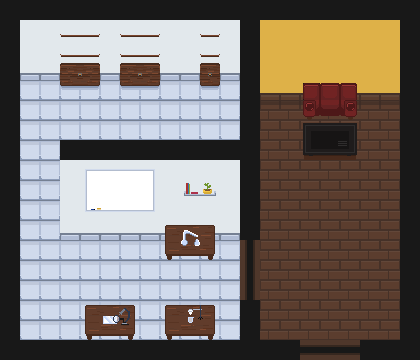

This is a level from a 2D game, rendered from its Tiled map with the project's own tilesets. A one-line summary and the complete map file follow:
An orthogonal 21x18 tile map with 20x20 px tiles, 3 tile layers (Colisiones, Fondo, Interactuables_sprites), 16 tilesets and 10 objects (3x interact, 3x table, chest, chest_3, chest_2, ...).

<map version="1.10" tiledversion="1.11.2" orientation="orthogonal" renderorder="right-down" width="21" height="18" tilewidth="20" tileheight="20" infinite="0" nextlayerid="5" nextobjectid="10">
 <tileset firstgid="1" source="lab_estatico.tsx" />
 <tileset firstgid="5" source="casa_estatico_3.tsx" />
 <tileset firstgid="9" source="casa_2_piso.tsx" />
 <tileset firstgid="13" source="casa_lab.tsx" />
 <tileset firstgid="17" source="lab_estantes.tsx" />
 <tileset firstgid="21" source="lab_pizza.tsx" />
 <tileset firstgid="29" source="lab_pizza_2.tsx" />
 <tileset firstgid="37" source="lab_mes.tsx" />
 <tileset firstgid="45" source="lab_cofres.tsx" />
 <tileset firstgid="49" source="lab_cofres_2.tsx" />
 <tileset firstgid="53" source="lab_estante.tsx" />
 <tileset firstgid="57" source="lab_mesa_filtrado.tsx" />
 <tileset firstgid="65" source="lab_mesa_destilacion.tsx" />
 <tileset firstgid="73" source="lab_mesacombinacion.tsx" />
 <tileset firstgid="81" source="lab_sofa.tsx" />
 <tileset firstgid="89" source="lab_tele.tsx" />
 <layer id="1" name="Colisiones" width="21" height="18">
  <data encoding="csv">
3,3,3,3,3,3,3,3,3,3,3,3,3,3,3,3,3,3,3,3,3,
3,2,2,2,2,2,2,2,2,2,2,2,3,9,9,9,9,9,9,9,3,
3,2,2,2,2,2,2,2,2,2,2,2,3,9,9,9,9,9,9,9,3,
3,4,4,4,4,4,4,4,4,4,4,4,3,9,9,9,9,9,9,9,3,
3,0,0,0,0,0,0,0,0,0,0,0,3,12,12,12,12,12,12,12,3,
3,0,0,0,0,0,0,0,0,0,0,0,3,0,0,0,0,0,0,0,3,
3,0,0,0,0,0,0,0,0,0,0,0,3,0,0,0,0,0,0,0,3,
3,0,0,3,3,3,3,3,3,3,3,3,3,0,0,0,0,0,0,0,3,
3,0,0,2,2,2,2,2,2,2,2,2,3,0,0,0,0,0,0,0,3,
3,0,0,2,2,2,2,2,2,2,2,2,3,0,0,0,0,0,0,0,3,
3,0,0,2,2,2,2,2,2,2,2,2,3,0,0,0,0,0,0,0,3,
3,0,0,4,4,4,4,4,4,4,4,4,3,0,0,0,0,0,0,0,3,
3,0,0,0,0,0,0,0,0,0,0,0,0,0,0,0,0,0,0,0,3,
3,0,0,0,0,0,0,0,0,0,0,0,0,0,0,0,0,0,0,0,3,
3,0,0,0,0,0,0,0,0,0,0,0,0,0,0,0,0,0,0,0,3,
3,0,0,0,0,0,0,0,0,0,0,0,3,0,0,0,0,0,0,0,3,
3,0,0,0,0,0,0,0,0,0,0,0,3,0,0,0,0,0,0,0,3,
3,3,3,3,3,3,3,3,3,3,3,3,3,3,3,16,16,16,3,3,3
</data>
 </layer>
 <layer id="2" name="Fondo" width="21" height="18">
  <data encoding="csv">
0,0,0,0,0,0,0,0,0,0,0,0,0,0,0,0,0,0,0,0,0,
0,0,0,0,0,0,0,0,0,0,0,0,0,0,0,0,0,0,0,0,0,
0,0,0,0,0,0,0,0,0,0,0,0,0,0,0,0,0,0,0,0,0,
0,0,0,0,0,0,0,0,0,0,0,0,0,0,0,0,0,0,0,0,0,
0,1,1,1,1,1,1,1,1,1,1,1,0,0,0,0,0,0,0,0,0,
0,1,1,1,1,1,1,1,1,1,1,1,0,6,6,6,6,6,6,6,0,
0,1,1,1,1,1,1,1,1,1,1,1,0,10,10,10,10,10,10,10,0,
0,1,1,0,0,0,0,0,0,0,0,0,0,10,10,10,10,10,10,10,0,
0,1,1,0,0,0,0,0,0,0,0,0,0,10,10,10,10,10,10,10,0,
0,1,1,0,0,0,0,0,0,0,0,0,0,10,10,10,10,10,10,10,0,
0,1,1,0,0,0,0,0,0,0,0,0,0,10,10,10,10,10,10,10,0,
0,1,1,0,0,0,0,0,0,0,0,0,0,10,10,10,10,10,10,10,0,
0,1,1,1,1,1,1,1,1,1,1,1,7,10,10,10,10,10,10,10,0,
0,1,1,1,1,1,1,1,1,1,1,1,7,10,10,10,10,10,10,10,0,
0,1,1,1,1,1,1,1,1,1,1,1,7,10,10,10,10,10,10,10,0,
0,1,1,1,1,1,1,1,1,1,1,1,0,10,10,10,10,10,10,10,0,
0,1,1,1,1,1,1,1,1,1,1,1,0,10,10,10,10,10,10,10,0,
0,0,0,0,0,0,0,0,0,0,0,0,0,0,0,0,0,0,0,0,0
</data>
 </layer>
 <layer id="3" name="Interactuables_sprites" width="21" height="18">
  <data encoding="csv">
0,0,0,0,0,0,0,0,0,0,0,0,0,0,0,0,0,0,0,0,0,
0,0,0,55,56,0,55,56,0,0,47,0,0,0,0,0,0,0,0,0,0,
0,0,0,55,56,0,55,56,0,0,47,0,0,0,0,0,0,0,0,0,0,
0,0,0,50,51,0,50,51,0,0,46,0,0,0,0,0,0,0,0,0,0,
0,0,0,49,52,0,49,52,0,0,45,0,0,0,0,81,82,83,0,0,0,
0,0,0,0,0,0,0,0,0,0,0,0,0,0,0,85,86,87,0,0,0,
0,0,0,0,0,0,0,0,0,0,0,0,0,0,0,89,90,91,0,0,0,
0,0,0,0,0,0,0,0,0,0,0,0,0,0,0,93,94,95,0,0,0,
0,0,0,0,21,22,22,24,0,0,0,0,0,0,0,0,0,0,0,0,0,
0,0,0,0,29,30,30,32,0,18,19,0,0,0,0,0,0,0,0,0,0,
0,0,0,0,33,34,35,36,0,0,0,0,0,0,0,0,0,0,0,0,0,
0,0,0,0,0,0,0,0,65,66,67,0,0,0,0,0,0,0,0,0,0,
0,0,0,0,0,0,0,0,69,70,71,0,0,0,0,0,0,0,0,0,0,
0,0,0,0,0,0,0,0,0,0,0,0,0,0,0,0,0,0,0,0,0,
0,0,0,0,0,0,0,0,0,0,0,0,0,0,0,0,0,0,0,0,0,
0,0,0,0,73,74,75,0,57,58,59,0,0,0,0,0,0,0,0,0,0,
0,0,0,0,77,78,79,0,61,62,63,0,0,0,0,0,0,0,0,0,0,
0,0,0,0,0,0,0,0,0,0,0,0,0,0,0,0,0,0,0,0,0
</data>
 </layer>
 <objectgroup id="4" name="Interactuables">
  <object id="1" name="Sofa" type="interact" x="300" y="80" width="60" height="40" />
  <object id="2" name="chest_1" type="chest" x="200" y="60" width="20.5" height="26" />
  <object id="3" name="chest_3" x="59.375" y="60.75" width="40.625" height="26" />
  <object id="4" name="chest_2" x="119.688" y="61" width="40.625" height="26" />
  <object id="5" name="split_table" type="table" x="165" y="304.792" width="49.875" height="34.625" />
  <object id="6" name="mix_table" type="table" x="84.875" y="304.75" width="50.375" height="35.625" />
  <object id="7" name="split_table" type="table" x="164.82" y="224.748" width="49.875" height="35.3523" />
  <object id="8" name="tele" type="interact" x="302.909" y="122.909" width="54.1818" height="33.4545" />
  <object id="9" name="door" type="door" x="300" y="340" width="60" height="20" />
  <object id="10" name="seller" type="interact" x="240" y="300" width="40" height="40" />
 </objectgroup>
</map>
